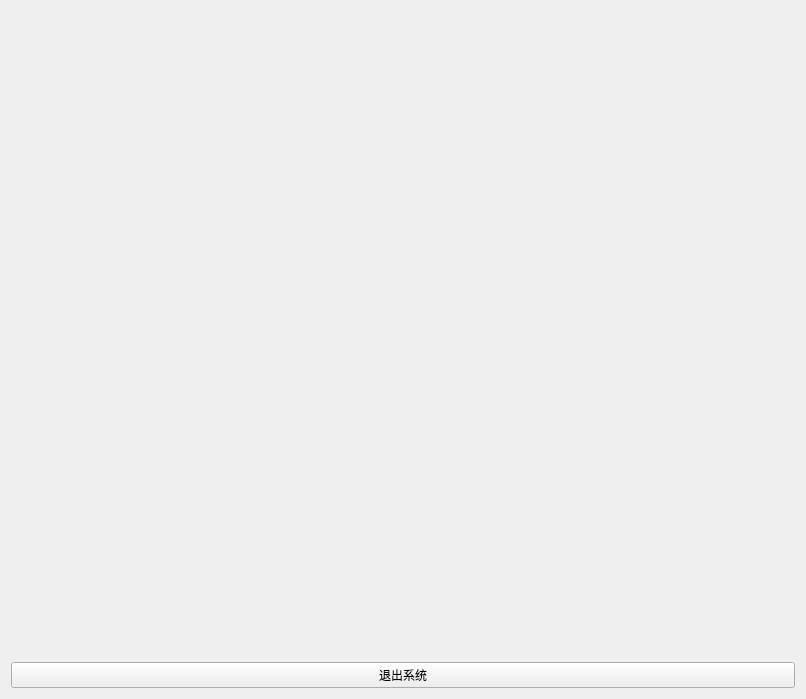
<?xml version="1.0" encoding="UTF-8"?>
<ui version="4.0">
 <class>Setting</class>
 <widget class="QWidget" name="Setting">
  <property name="geometry">
   <rect>
    <x>0</x>
    <y>0</y>
    <width>806</width>
    <height>699</height>
   </rect>
  </property>
  <property name="windowTitle">
   <string>Form</string>
  </property>
  <layout class="QGridLayout" name="gridLayout">
   <item row="0" column="0">
    <widget class="QLabel" name="label">
     <property name="text">
      <string>&lt;html&gt;&lt;head/&gt;&lt;body&gt;&lt;p&gt;&lt;br/&gt;&lt;/p&gt;&lt;/body&gt;&lt;/html&gt;</string>
     </property>
    </widget>
   </item>
   <item row="1" column="0">
    <widget class="PushButton" name="PushButton_2">
     <property name="styleSheet">
      <string notr="true">PushButton, ToolButton, ToggleButton, ToggleToolButton {
    color: white;
    background: rgb(255, 85, 0);
    border: 1px solid rgba(0, 0, 0, 0.073);
    border-bottom: 1px solid rgba(0, 0, 0, 0.183);
    border-radius: 5px;
    /* font: 14px 'Segoe UI', 'Microsoft YaHei'; */
    padding: 5px 12px 6px 12px;
    outline: none;
}

ToolButton {
    padding: 5px 9px 6px 8px;
}

PushButton[hasIcon=false] {
    padding: 5px 12px 6px 12px;
}

PushButton[hasIcon=true] {
    padding: 5px 12px 6px 36px;
}

DropDownToolButton, PrimaryDropDownToolButton {
    padding: 5px 31px 6px 8px;
}

DropDownPushButton[hasIcon=false],
PrimaryDropDownPushButton[hasIcon=false] {
    padding: 5px 31px 6px 12px;
}

DropDownPushButton[hasIcon=true],
PrimaryDropDownPushButton[hasIcon=true] {
    padding: 5px 31px 6px 36px;
}

PushButton:hover, ToolButton:hover, ToggleButton:hover, ToggleToolButton:hover {
    color: black;
    background: yellow;
}

PushButton:pressed, ToolButton:pressed, ToggleButton:pressed, ToggleToolButton:pressed {
    color: rgba(0, 0, 0, 0.63);
    background: rgba(249, 249, 249, 0.3);
    border-bottom: 1px solid rgba(0, 0, 0, 0.073);
}

PushButton:disabled, ToolButton:disabled, ToggleButton:disabled, ToggleToolButton:disabled {
    color: rgba(0, 0, 0, 0.36);
    background: rgba(249, 249, 249, 0.3);
    border: 1px solid rgba(0, 0, 0, 0.06);
    border-bottom: 1px solid rgba(0, 0, 0, 0.06);
}


PrimaryPushButton,
PrimaryToolButton,
ToggleButton:checked,
ToggleToolButton:checked {
    color: white;
    background-color: #009faa;
    border: 1px solid #00a7b3;
    border-bottom: 1px solid #007780;
}

PrimaryPushButton:hover,
PrimaryToolButton:hover,
ToggleButton:checked:hover,
ToggleToolButton:checked:hover {
    background-color: #00a7b3;
    border: 1px solid #2daab3;
    border-bottom: 1px solid #007780;
}

PrimaryPushButton:pressed,
PrimaryToolButton:pressed,
ToggleButton:checked:pressed,
ToggleToolButton:checked:pressed {
    color: rgba(255, 255, 255, 0.63);
    background-color: #3eabb3;
    border: 1px solid #3eabb3;
}

PrimaryPushButton:disabled,
PrimaryToolButton:disabled,
ToggleButton:checked:disabled,
ToggleToolButton:checked:disabled {
    color: rgba(255, 255, 255, 0.9);
    background-color: rgb(205, 205, 205);
    border: 1px solid rgb(205, 205, 205);
}

SplitDropButton,
PrimarySplitDropButton {
    border-left: none;
    border-top-left-radius: 0;
    border-bottom-left-radius: 0;
}

#splitPushButton,
#splitToolButton,
#primarySplitPushButton,
#primarySplitToolButton {
    border-top-right-radius: 0;
    border-bottom-right-radius: 0;
}

#splitPushButton:pressed,
#splitToolButton:pressed,
SplitDropButton:pressed {
    border-bottom: 1px solid rgba(0, 0, 0, 0.183);
}

PrimarySplitDropButton:pressed {
    border-bottom: 1px solid #007780;
}

#primarySplitPushButton, #primarySplitToolButton {
    border-right: 1px solid #3eabb3;
}

#primarySplitPushButton:pressed, #primarySplitToolButton:pressed {
    border-bottom: 1px solid #007780;
}

HyperlinkButton {
    /* font: 14px 'Segoe UI', 'Microsoft YaHei'; */
    padding: 6px 12px 6px 12px;
    color: #009faa;
    border: none;
    border-radius: 6px;
    background-color: transparent;
}

HyperlinkButton[hasIcon=false] {
    padding: 6px 12px 6px 12px;
}

HyperlinkButton[hasIcon=true] {
    padding: 6px 12px 6px 36px;
}

HyperlinkButton:hover {
    color: #009faa;
    background-color: rgba(0, 0, 0, 10);
    border: none;
}

HyperlinkButton:pressed {
    color: #009faa;
    background-color: rgba(0, 0, 0, 6);
    border: none;
}

HyperlinkButton:disabled {
    color: rgba(0, 0, 0, 0.43);
    background-color: transparent;
    border: none;
}


RadioButton {
    min-height: 24px;
    max-height: 24px;
    background-color: transparent;
    font: 14px 'Segoe UI', 'Microsoft YaHei', 'PingFang SC';
    color: black;
}

RadioButton::indicator {
    width: 18px;
    height: 18px;
    border-radius: 11px;
    border: 2px solid #999999;
    background-color: rgba(0, 0, 0, 5);
    margin-right: 4px;
}

RadioButton::indicator:hover {
    background-color: rgba(0, 0, 0, 0);
}

RadioButton::indicator:pressed {
    border: 2px solid #bbbbbb;
    background-color: qradialgradient(spread:pad, cx:0.5, cy:0.5, radius:0.5, fx:0.5, fy:0.5,
            stop:0 rgb(255, 255, 255),
            stop:0.5 rgb(255, 255, 255),
            stop:0.6 rgb(225, 224, 223),
            stop:1 rgb(225, 224, 223));
}

RadioButton::indicator:checked {
    height: 22px;
    width: 22px;
    border: none;
    border-radius: 11px;
    background-color: qradialgradient(spread:pad, cx:0.5, cy:0.5, radius:0.5, fx:0.5, fy:0.5,
            stop:0 rgb(255, 255, 255),
            stop:0.5 rgb(255, 255, 255),
            stop:0.6 #009faa,
            stop:1 #009faa);
}

RadioButton::indicator:checked:hover {
    background-color: qradialgradient(spread:pad, cx:0.5, cy:0.5, radius:0.5, fx:0.5, fy:0.5,
            stop:0 rgb(255, 255, 255),
            stop:0.6 rgb(255, 255, 255),
            stop:0.7 #009faa,
            stop:1 #009faa);
}

RadioButton::indicator:checked:pressed {
    background-color: qradialgradient(spread:pad, cx:0.5, cy:0.5, radius:0.5, fx:0.5, fy:0.5,
            stop:0 rgb(255, 255, 255),
            stop:0.5 rgb(255, 255, 255),
            stop:0.6 #009faa,
            stop:1 #009faa);
}

RadioButton:disabled {
    color: rgba(0, 0, 0, 110);
}

RadioButton::indicator:disabled {
    border: 2px solid #bbbbbb;
    background-color: transparent;
}

RadioButton::indicator:disabled:checked {
    border: none;
    background-color: qradialgradient(spread:pad, cx:0.5, cy:0.5, radius:0.5, fx:0.5, fy:0.5,
            stop:0 rgb(255, 255, 255),
            stop:0.5 rgb(255, 255, 255),
            stop:0.6 rgba(0, 0, 0, 0.2169),
            stop:1 rgba(0, 0, 0, 0.2169));
}

TransparentToolButton,
TransparentToggleToolButton,
TransparentDropDownToolButton,
TransparentPushButton,
TransparentDropDownPushButton,
TransparentTogglePushButton {
    background-color: transparent;
    border: none;
    border-radius: 5px;
    margin: 0;
}

TransparentToolButton:hover,
TransparentToggleToolButton:hover,
TransparentDropDownToolButton:hover,
TransparentPushButton:hover,
TransparentDropDownPushButton:hover,
TransparentTogglePushButton:hover {
    background-color: rgba(0, 0, 0, 9);
    border: none;
}

TransparentToolButton:pressed,
TransparentToggleToolButton:pressed,
TransparentDropDownToolButton:pressed,
TransparentPushButton:pressed,
TransparentDropDownPushButton:pressed,
TransparentTogglePushButton:pressed {
    background-color: rgba(0, 0, 0, 6);
    border: none;
}

TransparentToolButton:disabled,
TransparentToggleToolButton:disabled,
TransparentDropDownToolButton:disabled,
TransprentPushButton:disabled,
TransparentDropDownPushButton:disabled,
TransprentTogglePushButton:disabled {
    background-color: transparent;
    border: none;
}


PillPushButton,
PillPushButton:hover,
PillPushButton:pressed,
PillPushButton:disabled,
PillPushButton:checked,
PillPushButton:checked:hover,
PillPushButton:checked:pressed,
PillPushButton:disabled:checked,
PillToolButton,
PillToolButton:hover,
PillToolButton:pressed,
PillToolButton:disabled,
PillToolButton:checked,
PillToolButton:checked:hover,
PillToolButton:checked:pressed,
PillToolButton:disabled:checked {
    background-color: transparent;
    border: none;
}
</string>
     </property>
     <property name="text">
      <string>退出系统</string>
     </property>
    </widget>
   </item>
  </layout>
 </widget>
 <customwidgets>
  <customwidget>
   <class>PushButton</class>
   <extends>QPushButton</extends>
   <header>qfluentwidgets</header>
  </customwidget>
 </customwidgets>
 <resources/>
 <connections/>
</ui>
